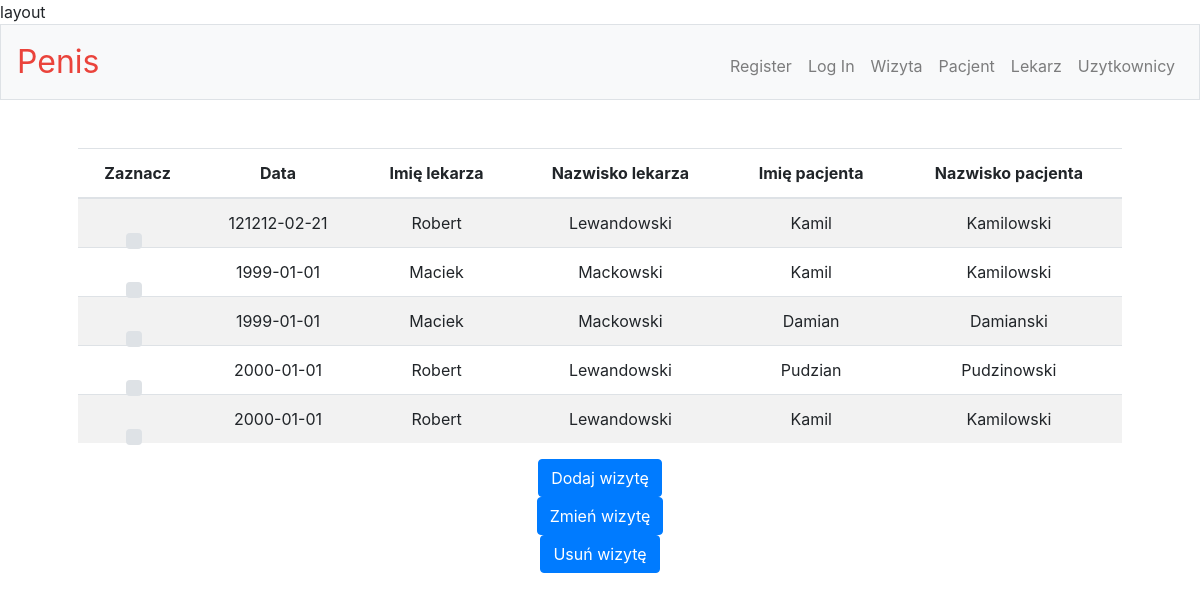
The page /wizyta on the database as committed earlier.
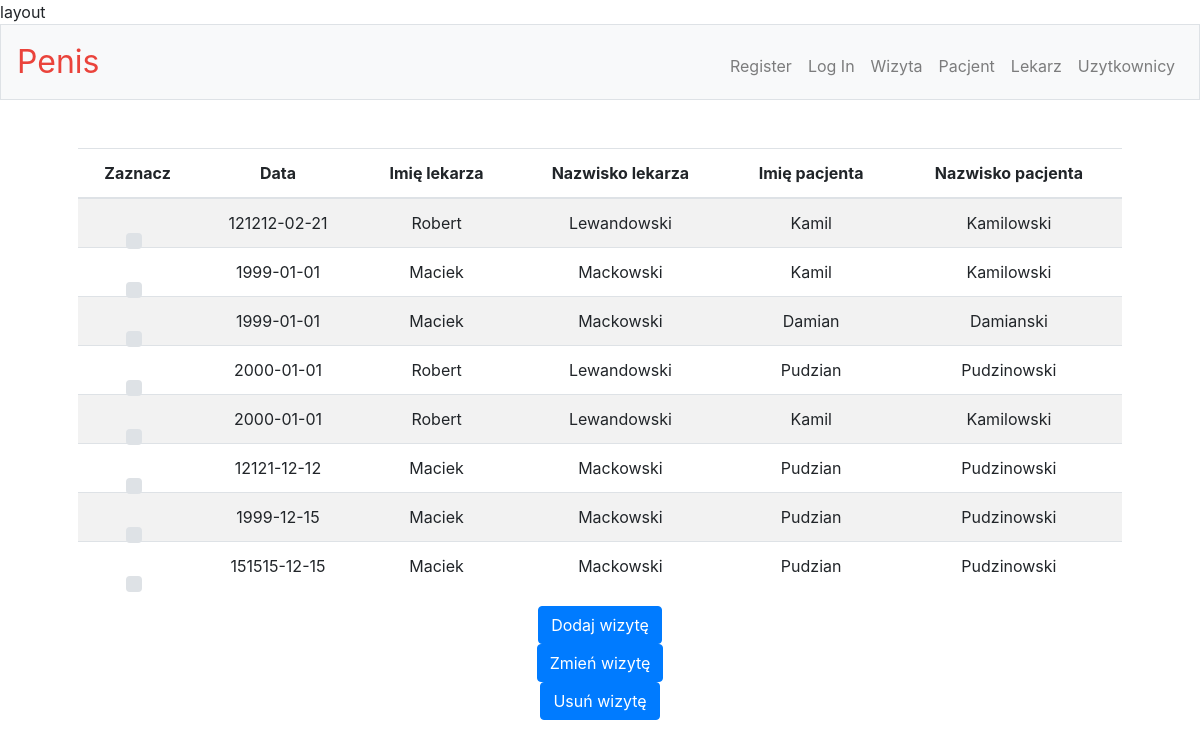
The same page on the database as committed later.
### tables this page shows
CREATE TABLE Wizyta(id integer PRIMARY KEY AUTOINCREMENT, Data date, Pacjent_id INTEGER,  Lekarz_id INTEGER, FOREIGN KEY (Pacjent_id) REFERENCES Pacjent (id), FOREIGN KEY (Lekarz_id) REFERENCES Lekarz (id) );

CREATE TABLE Lekarz(id integer PRIMARY KEY AUTOINCREMENT, Name TEXT, Surname TEXT, Pesel TEXT, Telefon TEXT, Salary integer,  Users_id INTEGER NOT NULL, FOREIGN KEY (Users_id) REFERENCES Users (id));

CREATE TABLE Pacjent(id integer PRIMARY KEY AUTOINCREMENT, Name TEXT, Surname TEXT, Pesel TEXT, Telefon TEXT, Users_id INTEGER NOT NULL, FOREIGN KEY (Users_id) REFERENCES Users (id));

### app.py (the view)
@app.route('/wizyta', methods=['GET', 'POST'])
def wizyta():
    if request.method == "GET":
        con = sqlite3.connect("db.db")
        cur = con.cursor()
        columns = ["Data", "Imię lekarza", "Nazwisko lekarza", "Imię pacjenta", "Nazwisko pacjenta"]
        cur.execute(
            "select Wizyta.Data, Lekarz.Name, Lekarz.Surname, Pacjent.Name, Pacjent.Surname from Wizyta inner join Lekarz on  Wizyta.lekarz_Id = Lekarz.id inner join Pacjent on Wizyta.pacjent_id = Pacjent.id")
        rows = cur.fetchall()
        return render_template("wizyta.html", columns=columns, rows=rows)

### templates/wizyta.html (shortened to what this page needs)
{% extends "layout.html" %}
{% block main %}
    <table class="table table-striped">
        <thead class>
        <tr>
            <th scope="col">Zaznacz</th>
            {% for column in columns %}
                <th scope="col">{{ column }}</th>
            {% endfor %}
        </tr>
        </thead>
        <tbody>
        {% for row in rows %}
            <tr>
                <td>
                    <div class="custom-control custom-checkbox">
                    </div>
                </td>
                {% for value in row %}
                    <td>{{ value }}</td>
                {% endfor %}
            </tr>
        {% endfor %}
        </tbody>
    </table>
    <form method="get" action="/wizyta_create">
        <button class="btn btn-primary" type="submit">Dodaj wizytę</button>
    </form>
    <form method="get" action="/wizyta_update">
           <button name="id" value="" onclick="getValue()" id="update" class="btn btn-primary" type="submit">Zmień wizytę</button>
    </form>
        <form method="get" action="/wizyta_delete">
           <button name="id" value="" onclick="getValue()" id="delete" class="btn btn-primary" type="submit">Usuń wizytę</button>
    </form>
{% endblock %}

### templates/layout.html (shortened to what this page needs)
<!DOCTYPE html>
<html lang="en">
    <head>
        <link href="https://maxcdn.bootstrapcdn.com/bootstrap/4.1.3/css/bootstrap.min.css" rel="stylesheet">
        <link href="/static/styles.css" rel="stylesheet">
    </head>layout
    <body>
        <nav class="navbar navbar-expand-md navbar-light bg-light border">
            <a class="navbar-brand" href="/"><span class="red">Penis</span></a>
            <div class="collapse navbar-collapse" id="navbar">
                    <ul class="navbar-nav mr-auto mt-2">
                        <li class="nav-item"><a class="nav-link" href="/wizyta">Wizyta</a></li>
                        <li class="nav-item"><a class="nav-link" href="/pacjent">Pacjent</a></li>
                        <li class="nav-item"><a class="nav-link" href="/lekarz">Lekarz</a></li>
                        <li class="nav-item"><a class="nav-link" href="/uzytkownicy">Uzytkownicy</a></li>
                    </ul>
                    <ul class="navbar-nav ml-auto mt-2">
                        <li class="nav-item"><a class="nav-link" href="/logout">Log Out</a></li>
                    </ul>
                    <ul class="navbar-nav ml-auto mt-2">
                        <li class="nav-item"><a class="nav-link" href="/register">Register</a></li>
                        <li class="nav-item"><a class="nav-link" href="/login">Log In</a></li>
                        <li class="nav-item"><a class="nav-link" href="/wizyta">Wizyta</a></li>
                        <li class="nav-item"><a class="nav-link" href="/pacjent">Pacjent</a></li>
                        <li class="nav-item"><a class="nav-link" href="/lekarz">Lekarz</a></li>
                        <li class="nav-item"><a class="nav-link" href="/uzytkownicy">Uzytkownicy</a></li>
                    </ul>
            </div>
        </nav>
        <main class="container p-5">
            {% block main %}{% endblock %}
        </main>
    </body>
</html>

### static/styles.css (style rules this page uses)
nav .navbar-brand { font-size: xx-large; }
nav .navbar-brand .red { color: #ea433b; }
main { overflow-x: auto; text-align: center; }

Rows that differ between the two databases and show on the page:
added Wizyta: Data "12121-12-12", Lekarz (Name "Maciek", Surname "Mackowski"), Pacjent (Name "Pudzian", Surname "Pudzinowski")
added Wizyta: Data "1999-12-15", Lekarz (Name "Maciek", Surname "Mackowski"), Pacjent (Name "Pudzian", Surname "Pudzinowski")
added Wizyta: Data "151515-12-15", Lekarz (Name "Maciek", Surname "Mackowski"), Pacjent (Name "Pudzian", Surname "Pudzinowski")
